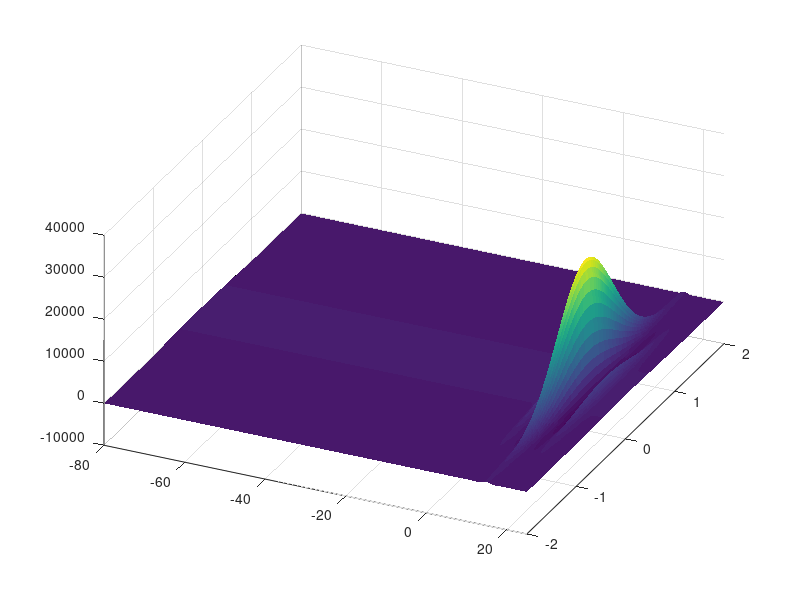

Write the MATLAB code that produced this figure.
precision = 200;

y_l = 2;

x = linspace(-80, 25, precision*4);
y = linspace(-y_l, y_l, precision);

[ xx, yy ] = meshgrid(x, y);
# zz = 10 * ones(precision, precision);

A = 1;
x_0 = 2;
z_0 = 10;
omega_0 = 2.4;
delta = 1.8;

# harmonic oscillation
zz = exp(-delta*xx).*(2*A*cos(2*pi*xx));

# polynom
# zz = (xx - 2) .* (xx - 3) .* (xx - 4) .* (xx - 5);

# mesh(xx, yy, zz);
# surf(xx, yy, zz);

# t = 0:0.05:5;
# f = exp(-1.8*-t) .* sin(t);
# plot(t, f);

# https://www.compadre.org/nexusph/course/Propagating_a_wave_pulse_--_the_math
t = 0:0.05:25;
d = 3;
a = 10;
m = 15;
# gaussian pulse shape
# https://en.wikipedia.org/wiki/Gaussian_function
f = a .* exp(-((t-m)./d).^2);
# lorentzian pulse shape
# f = a ./ (1 + ((t-m)/d).^2);
# plot(t, f);

# sinc function
# cf. https://en.wikipedia.org/wiki/Sinc_function

# n = 15;
# g = exp(-delta*-(t)).*(2*A*cos(2*pi*-(t)));
# hold on;
#plot(t, g);

t = 0:0.05:25;

# hold on;
# plot(t, f.*g);
d_1 = 1;
a_1 = 150;
m_1 = 15;
n_1 = -2;
f_1 = a_1 .* exp(-((t-m_1)./d_1).^2) - n_1;

d_2 = 0.9;
a_2 = 8;
m_2 = 10;
n_2 = -1;
f_2 = a_2 .* exp(-((t-m_2)./d_2).^2) - n_2;

d_3 = 1;
a_3 = 8;
m_3 = 20;
n_3 = -1;
f_3 = a_3 .* exp(-((t-m_3)./d_3).^2) - n_3;

d_4 = 0.7;
a_4 = -6;
m_4 = 12.4;
n_4 = -1;
f_4 = a_4 .* exp(-((t-m_4)./d_4).^2) - n_4;

d_5 = 0.7;
a_5 = -6;
m_5 = 17.6;
n_5 = -1;
f_5 = a_5 .* exp(-((t-m_5)./d_5).^2) - n_5;

clf;
hold on;
plot(t, f_1,"g*");
plot(t, f_2,"g*");
plot(t, f_3,"g*");
plot(t, f_4,"g*");
plot(t, f_5,"g*");
plot(t, f_1 .* f_2 .* f_3 .* f_4 .* f_5);
hold off;
clf;

t = -25:0.05:25;
dg_1 = 0.8;
ag_1 = 200;
mg_1 = 0;
ng_1 = -2;
g_1 = ag_1 .* exp(-((t-mg_1)./dg_1).^2) - ng_1;
plot(t, g_1);
clf;

ff_1 = a_1 .* exp(-((xx-m_1)./d_1).^2) - n_1;
ff_2 = a_2 .* exp(-((xx-m_2)./d_2).^2) - n_2;
ff_3 = a_3 .* exp(-((xx-m_3)./d_3).^2) - n_3;
ff_4 = a_4 .* exp(-((xx-m_4)./d_4).^2) - n_4;
ff_5 = a_5 .* exp(-((xx-m_5)./d_5).^2) - n_5;

gg_1 = ag_1 .* exp(-((yy-mg_1)./dg_1).^2) - ng_1;

ff = ff_1 .* ff_2 .* ff_3 .* ff_4 .* ff_5 .* gg_1;

surf(xx,yy,ff, "facecolor", "texturemap", "edgealpha", 0);
# axis("equal");
xlim([-80, 25]);
# ylim([
view([25 45]);
